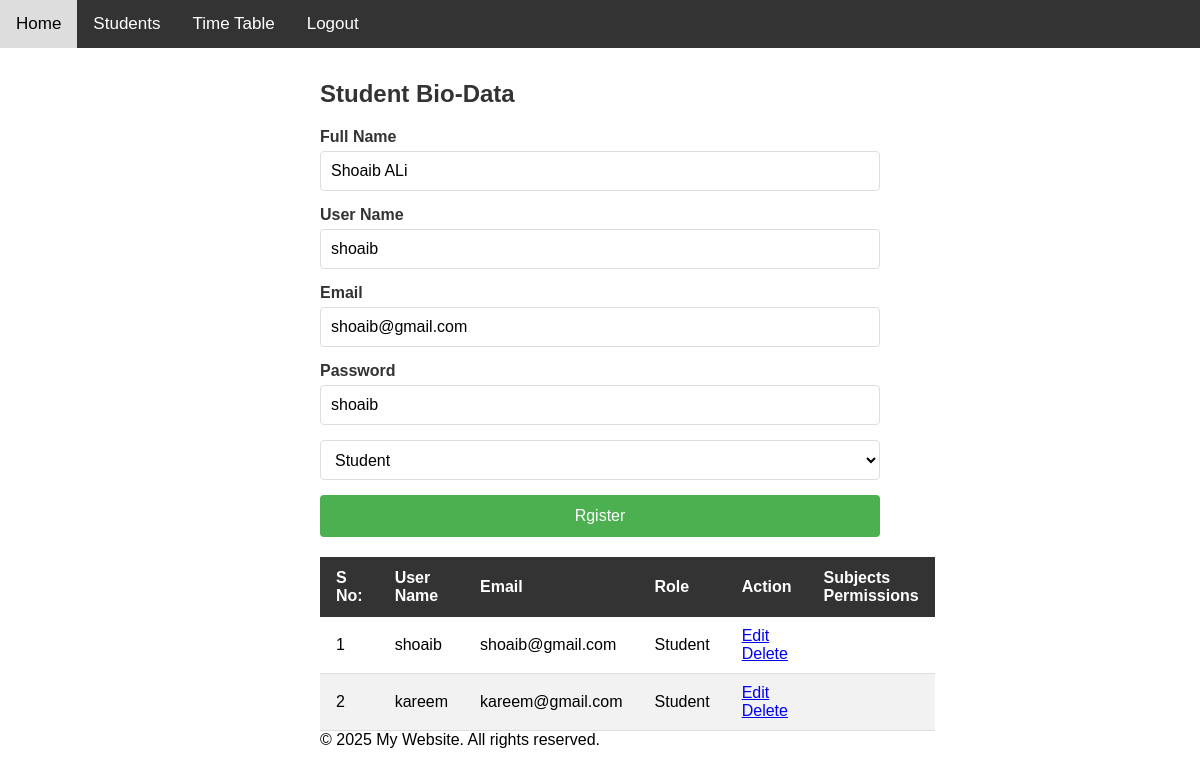
Page /students.php?menu_id=4&mode=edit&id=1 (signed in) on the committed database.
### tables this page shows
CREATE TABLE `menus` (
  `id` int(11) NOT NULL AUTO_INCREMENT,
  `menus_name` varchar(256) DEFAULT NULL,
  `menus_links` varchar(256) DEFAULT NULL,
  `sort_order` int(10) DEFAULT 1,
  `is_display` smallint(1) DEFAULT 1,
  `enable` int(11) DEFAULT 1,
  PRIMARY KEY (`id`)
);

CREATE TABLE `student_info` (
  `student_id` int(11) NOT NULL AUTO_INCREMENT,
  `full_name` varchar(256) DEFAULT NULL,
  `user_name` varchar(256) DEFAULT NULL,
  `pasword` varchar(256) DEFAULT NULL,
  `role_id` varchar(11) DEFAULT NULL,
  `profile_pic` varchar(256) DEFAULT NULL,
  `email` varchar(256) DEFAULT NULL,
  `user_type` varchar(256) DEFAULT 'user',
  `enable` int(11) DEFAULT 1,
  PRIMARY KEY (`student_id`)
);

CREATE TABLE `roles` (
  `id` int(11) NOT NULL AUTO_INCREMENT,
  `role_name` varchar(100) DEFAULT NULL,
  `enable` int(11) DEFAULT 1,
  PRIMARY KEY (`id`)
);

### students.php (the view, shortened to what this page needs)
<?php
include("header.php");
extract($_REQUEST);
if(isset($mode) && $mode=="edit" && isset($id)){
    $sql2     = "SELECT * FROM student_info WHERE student_id='$id' ";
    $result2  =mysqli_query($conn,$sql2);
    $count2   =mysqli_num_rows($result2);
    if($count2 > 0) {
        $data=mysqli_fetch_assoc($result2);
           $full_name    = $data['full_name'];
           $user_name    = $data['user_name'];
           $email        = $data['email'];
           $pasword      = $data['pasword'];
           $role_id      = $data['role_id'];
    }
}
extract($_POST);
$sql3    = "SELECT * FROM roles  ";
$result3  =mysqli_query($conn,$sql3);?>
<!DOCTYPE html>
<html lang="en">
<head>
</head>
<body>
<?php include("sidebar.php"); ?>
<div class="content">
    <div >
        <h2 class="form-title">Student Bio-Data </h2>
        <form action="" method="POST">
            <div class="form-group">
                <label for="full_name" >Full Name</label>
                <input type="text" id="full_name" name="full_name" value="<?php if(isset($full_name)) { echo $full_name;}?>" >
            </div>
            <div class="form-group">
                <label for="user_name" >User Name</label>
                <input type="text" id="user_name" name="user_name" value="<?php if(isset($user_name)) { echo $user_name;}?>" >
            </div>
            <div class="form-group">
                <label for="email" >Email</label>
                <input type="email" id="email" name="email" value="<?php if(isset($email)) { echo $email;}?>" >
            </div>
            <div class="form-group">
                <label for="pasword" >Password</label>
                <input type="text" id="pasword" name="pasword" value="<?php if(isset($pasword)) { echo $pasword;}?>" >
            </div>
            <div class="form-group">
                <select id="role_id" name="role_id" value="<?php if(isset($role_id)) { echo $role_id;}?>">
                    <?php
                    $count3   =mysqli_num_rows($result3);
                    if($count3 > 0) {
                    while($data=mysqli_fetch_assoc($result3)){
                    ?>
                    <option value="<?php echo $data['id']; ?>" <?php if (isset($role_id) && $role_id == $data['id']) { ?> selected="selected" <?php } ?>> <?php echo $data['role_name']; ?>  </option>
             <?php
                    }
                }?>
                </select>
            </div>
            <div class="form-group">
                <input type="submit" value="Rgister">
            </div>
        </form>
    </div>
    <div >
        <table>
             <thead>
                <tr>
                    <th>S No:</th>
                    <th>User Name</th>
                    <th>Email</th>
                    <th>Role</th>
                    <th>Action</th>
                    <th>Subjects Permissions</th>
                </tr>
            </thead>
            <tbody>
                <?php
                $i = 1;
                 $sql = "SELECT a.* ,b.role_name
                FROM student_info a
                INNER JOIN roles b on a.role_id = b.id  ";
                $result = mysqli_query($conn,$sql);
                $count = mysqli_num_rows($result);
                if($count > 0){
                    while($data = mysqli_fetch_assoc($result)){
                    $id= $data['student_id'];?>
                <tr>
                    <td><?php echo $i; ?></td>
                    <td><?php echo htmlspecialchars($data['user_name']); ?></td>
                    <td><?php echo htmlspecialchars($data['email']); ?></td>
                    <td><?php echo htmlspecialchars($data['role_name']); ?></td>
                    <td>
                        <a href="students.php?menu_id=<?php echo $menu_id;?>&mode=edit&id=<?php echo $id?>">Edit</a>  &nbsp;&nbsp;
                        <a href="students.php?menu_id=<?php echo $menu_id;?>&mode=delete&id=<?php echo $id?>">Delete</a>
                    </td>
                    <td>
                    </td>
                </tr>
                <?php
                        $i++;
                        }
                    }?>
            </tbody>
        </table>
    </div>
    <?php include("footer.php"); ?>
</div>
</body>
</html>

### sidebar.php
<?php
if(isset($_SESSION['user_id'])){
  $sql    ="SELECT DISTINCT  a.* FROM `menus` a WHERE a.enable = 1 AND a.is_display = 1 ORDER BY a.sort_order ";
  $result =mysqli_query($conn,$sql);
  $count  =mysqli_num_rows($result);?>
  <div class="horizontal-sidebar">
      <a href="index.php">Home</a>
      <?php
      if($count > 0){
          while($data =mysqli_fetch_assoc($result)) {
            $site_bar_menu_id = $data['id'];
            $sql    ="SELECT a.*
                      FROM users a
                      INNER JOIN `role_per` b ON a.`role_id` = b.role_id
                      WHERE a.id = '".$_SESSION['user_id']."'
                      AND b.`menus_id` = '".$site_bar_menu_id."' ";
            $result2 =mysqli_query($conn,$sql);
            $count2  =mysqli_num_rows($result2);
            if($count2 > 0 ||  $_SESSION['user_type'] =="SuperAdmin"){ ?>
              <a href="<?php echo $data['menus_links']; ?>?menu_id=<?php echo $data['id']; ?>"><?php echo $data['menus_name']; ?></a>
            <?php }
          }
      }?>
      <a href="logout.php">Logout</a>
  </div>
<?php }?>

### css.php (style rules this page uses)
* { margin: 0; padding: 0; box-sizing: border-box; }
body { font-family: Arial, sans-serif; }
.horizontal-sidebar { background: #333; overflow: hidden; position: fixed; top: 0; width: 100%; }
.horizontal-sidebar a { float: left; display: block; color: white; text-align: center; padding: 14px 16px; text-decoration: none; font-size: 17px; }
.content { margin-top: 60px; padding: 20px; }
table { width: 100%; border-collapse: collapse; margin-top: 20px; }
th { background-color: #333; color: white; padding: 12px 16px; text-align: left; }
td { padding: 10px 16px; border-bottom: 1px solid #ddd; }
tr:nth-child(even) { background-color: #f2f2f2; }
.content { margin-top: 60px; padding: 20px; max-width: 600px; margin-left: auto; margin-right: auto; }
.form-title { color: #333; margin-bottom: 20px; }
.form-group { margin-bottom: 15px; }
label { display: block; margin-bottom: 5px; font-weight: bold; color: #333; }
input[type="text"], input[type="email"], input[type="password"], select { width: 100%; padding: 10px; border: 1px solid #ddd; border-radius: 4px; font-size: 16px; }
select { height: 40px; background-color: white; }
input[type="submit"] { background-color: #4CAF50; color: white; padding: 12px 20px; border: none; border-radius: 4px; cursor: pointer; font-size: 16px; width: 100%; }

### rows in the picture
menus: menus_name "Students"
menus: menus_name "Time Table"
student_info: full_name "Shoaib ALi", user_name "shoaib", email "shoaib@gmail.com", pasword "shoaib", role_id "Student", role.role_name "Student"
student_info: user_name "kareem", email "kareem@gmail.com", role.role_name "Student"
